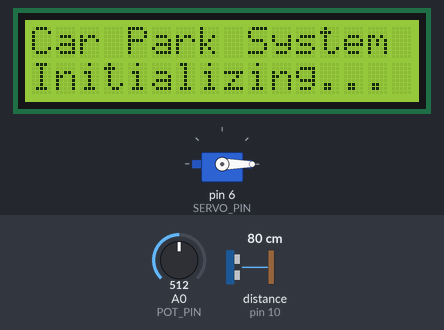
This sketch was run on a simulated Arduino Uno, built with avr-gcc and run on an emulated ATmega328P. On the bench: servo, 16×2 character LCD. Wiring (inferred from the names in the program): ultrasonic range finder: trigger pin 9; echo pin 10. Inputs (shaded band) come from the test bench; at power-on: distance to the obstacle (sensor on pin 10) 80 cm, A0 (POT_PIN) = 512. The echo pulse lasts 58.3 µs per cm; what the sketch prints to the serial monitor is not drawn.

Above: at 0.6 s.
At 3.8 s:
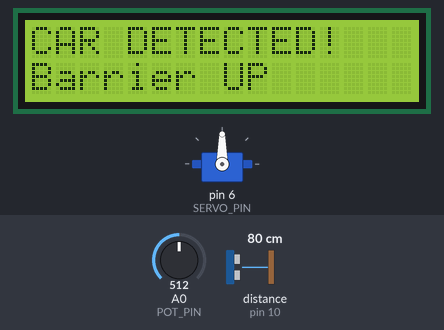
3.9 s: distance to the obstacle (sensor on pin 10) set to 168 cm
5.4 s: distance to the obstacle (sensor on pin 10) set to 175 cm
At 6.7 s:
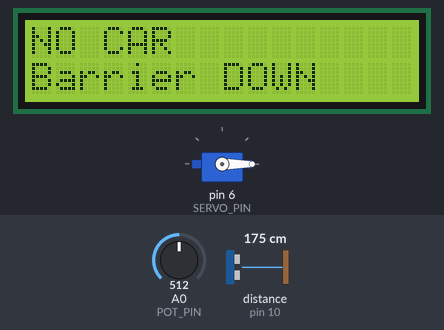
7.0 s: distance to the obstacle (sensor on pin 10) set to 35 cm
At 7.6 s:
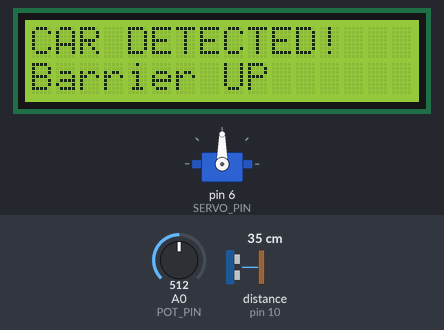
8.6 s: A0 (POT_PIN) set to 295
11.6 s: A0 (POT_PIN) set to 276
14.6 s: A0 (POT_PIN) set to 87
17.6 s: A0 (POT_PIN) set to 72
At 18.4 s:
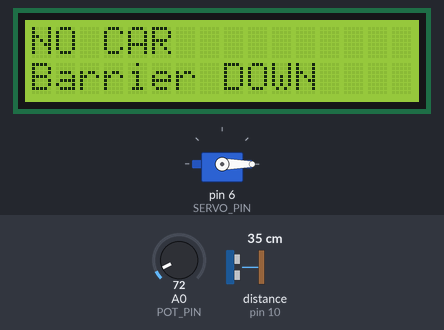
Timing chart, 0 to 20.6 s (numbered marks = the images above; inputs shaded):
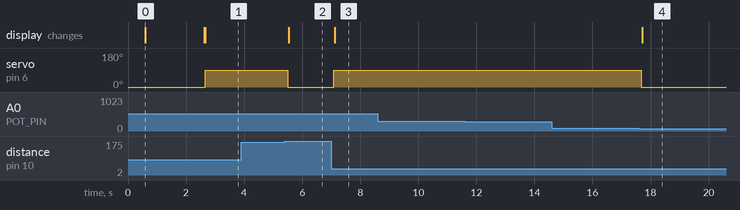

The sketch:

Car_Park_Barrier1.ino
```cpp
#include <Servo.h>
#include <LiquidCrystal_I2C.h>

// --- Pin Definitions ---
const int TRIG_PIN = 9;
const int ECHO_PIN = 10;
const int SERVO_PIN = 6;
const int POT_PIN = A0;

// --- Objects ---
Servo myServo;
LiquidCrystal_I2C lcd(0x27, 16, 2);

// --- Variables ---
long duration;
int distanceCm;
int potValue;
int detectionRange; // The range set by potentiometer (10-335cm)
bool carDetected = false; // Track current state
bool lastCarDetected = false; // Track previous state for LCD updates

void setup() {
  Serial.begin(9600);
  Serial.println("Car Park System Starting...");

  // Initialize sensor pins
  pinMode(TRIG_PIN, OUTPUT);
  pinMode(ECHO_PIN, INPUT);

  // Attach the servo
  myServo.attach(SERVO_PIN);
  myServo.write(0); // Start with barrier closed

  // Initialize the LCD
  delay(500);
  lcd.init();
  lcd.backlight();
  lcd.clear();

  // Show startup message
  lcd.setCursor(0, 0);
  lcd.print("Car Park System");
  lcd.setCursor(0, 1);
  lcd.print("Initializing...");
  delay(2000);

  lcd.clear();
  updateDisplay(false, detectionRange); // Show initial state

  Serial.println("Setup Complete!");
}

void loop() {
  // 1. Read the potentiometer to set detection range (10-335cm)
  potValue = analogRead(POT_PIN);
  detectionRange = map(potValue, 0, 1023, 10, 335);

  // 2. Measure distance from ultrasonic sensor
  digitalWrite(TRIG_PIN, LOW);
  delayMicroseconds(2);
  digitalWrite(TRIG_PIN, HIGH);
  delayMicroseconds(10);
  digitalWrite(TRIG_PIN, LOW);

  duration = pulseIn(ECHO_PIN, HIGH);

  // Calculate distance (with timeout check)
  if (duration == 0) {
    distanceCm = 999; // Set to large value if no reading
  } else {
    distanceCm = duration * 0.0343 / 2;
  }

  // 3. Check if car is detected within the set range
  if (distanceCm > 0 && distanceCm < detectionRange) {
    // Car detected within the potentiometer-set range
    carDetected = true;
    myServo.write(90); // Raise barrier
    Serial.print("CAR DETECTED at ");
    Serial.print(distanceCm);
    Serial.print("cm (Range: ");
    Serial.print(detectionRange);
    Serial.println("cm) - Barrier UP");
  } else {
    // No car in detection range
    carDetected = false;
    myServo.write(0); // Lower barrier
    Serial.print("NO CAR - Distance: ");
    Serial.print(distanceCm);
    Serial.print("cm (Range: ");
    Serial.print(detectionRange);
    Serial.println("cm) - Barrier DOWN");
  }

  // 4. Update LCD only if car detection state
  if (carDetected != lastCarDetected) {
    updateDisplay(carDetected, detectionRange);
    lastCarDetected = carDetected;
  }

  delay(100); // Small delay for stability
}

// Function to update the LCD display with status messages
void updateDisplay(bool carPresent, int range) {
  lcd.clear();

  if (carPresent) {
    // Car detected message
    lcd.setCursor(0, 0);
    lcd.print("CAR DETECTED!   ");
    lcd.setCursor(0, 1);
    lcd.print("Barrier UP      ");
  } else {
    // No car message
    lcd.setCursor(0, 0);
    lcd.print("NO CAR          ");
    lcd.setCursor(0, 1);
    lcd.print("Barrier DOWN    ");
  }


} 
```

Measured:
- the behaviour switches between 172 and 173 cm on distance to the obstacle (sensor on pin 10) (found by bisection; images 1 and 2)
- the behaviour switches between 79 and 78 on A0 (POT_PIN) (found by bisection; images 3 and 4)
- after the input at 3.9 s, every drawn part: stays the same
- after the input at 5.4 s, servo on pin 6 (SERVO_PIN): 90° → 0° after 0.11 s; the display: changes after 0.14 s (image 2)
- after the input at 7.0 s, servo on pin 6 (SERVO_PIN): 0° → 90° after 0.10 s; the display: changes after 0.13 s (image 3)
- after the input at 8.6 s, every drawn part: stays the same
- after the input at 11.6 s, every drawn part: stays the same
- after the input at 14.6 s, every drawn part: stays the same
- after the input at 17.6 s, servo on pin 6 (SERVO_PIN): 90° → 0° after 0.07 s; the display: changes after 0.11 s (image 4)
- what the display in image 0 shows lasts 2.0 s, from 0.6 s to 2.6 s
